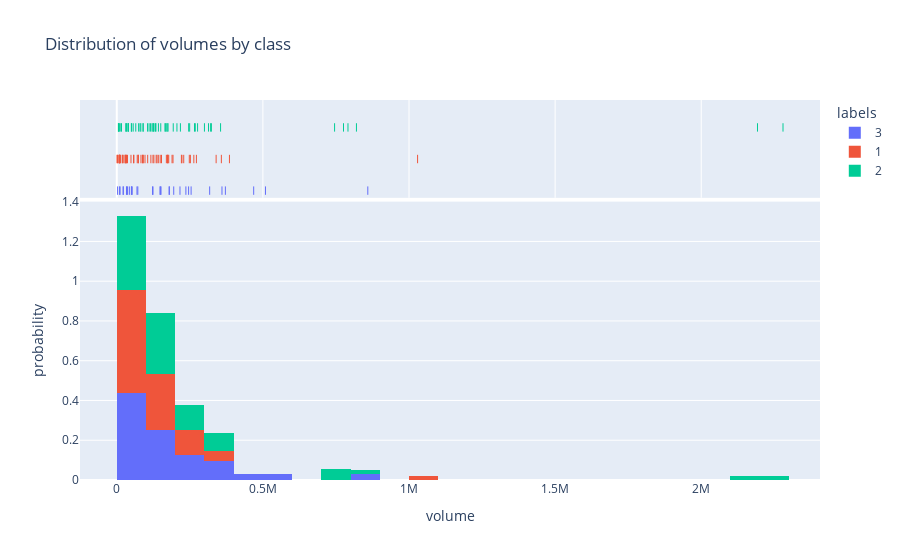

Here is the notebook cell this chart was saved with:
### Code cell
import plotly.express as px

sizes_reshaped = reshape_list_of_tensors(sizes)
df = pd.DataFrame(
    {
        "volume": sizes_reshaped[:, 0] * sizes_reshaped[:, 1] * sizes_reshaped[:, 2],
        "labels": labels_reshaped[:, 0],
    }
)
# Create the distribution plot using Plotly Express
fig = px.histogram(
    df,
    x="volume",
    color="labels",
    marginal="rug",
    histnorm="probability",
    title="Distribution of volumes by class",
)

# Show the plot
fig.show()
fig.write_html("sizes_distribuition.html")
# plot_3d_density(centers, labels)

### Figure 1 — Plotly figure (JSON) as saved in the notebook; plotly's stock layout.template omitted (floating-point values rounded to 4 significant figures)
{"data": [{"alignmentgroup": "True", "bingroup": "x", "histnorm": "probability", "hovertemplate": "labels=3<br>volume=%{x}<br>probability=%{y}<extra></extra>", "legendgroup": "3", "marker": {"color": "#636efa", "pattern": {"shape": ""}}, "name": "3", "offsetgroup": "3", "orientation": "v", "showlegend": true, "x": [151470, 508896, 149234, 122388, 468520, 2772, 21780, 34496, 360000, 180000, 50000, 148050, 37050, 33264, 72072, 245760, 43200, 11362, 179265, 194880, 254448, 371664, 50688, 52800, 236544, 124020, 9240, 22475, 216315, 69120, 317915, 859050], "xaxis": "x", "yaxis": "y", "type": "histogram"}, {"alignmentgroup": "True", "boxpoints": "all", "fillcolor": "rgba(255,255,255,0)", "hoveron": "points", "hovertemplate": "labels=3<br>volume=%{x}<extra></extra>", "jitter": 0, "legendgroup": "3", "line": {"color": "rgba(255,255,255,0)"}, "marker": {"color": "#636efa", "symbol": "line-ns-open"}, "name": "3", "offsetgroup": "3", "showlegend": false, "x": [151470, 508896, 149234, 122388, 468520, 2772, 21780, 34496, 360000, 180000, 50000, 148050, 37050, 33264, 72072, 245760, 43200, 11362, 179265, 194880, 254448, 371664, 50688, 52800, 236544, 124020, 9240, 22475, 216315, 69120, 317915, 859050], "xaxis": "x2", "yaxis": "y2", "type": "box"}, {"alignmentgroup": "True", "bingroup": "x", "histnorm": "probability", "hovertemplate": "labels=1<br>volume=%{x}<br>probability=%{y}<extra></extra>", "legendgroup": "1", "marker": {"color": "#EF553B", "pattern": {"shape": ""}}, "name": "1", "offsetgroup": "1", "orientation": "v", "showlegend": true, "x": [9504, 134784, 96600, 5054, 385560, 28860, 340032, 13050, 153076, 105800, 189222, 70004, 90528, 116688, 9450, 175392, 123930, 357911, 10200, 800, 192456, 9025, 223077, 177815, 148614, 10500, 263736, 2688, 89817, 36704, 33264, 251940, 24192, 88000, 173195, 173600, 31680, 229152, 142272, 18810, 1029420, 19950, 73408, 221184, 57330, 127041, 31416, 29295, 272580, 137700, 48640, 82861, 58695, 169740, 248200, 74025], "xaxis": "x", "yaxis": "y", "type": "histogram"}, {"alignmentgroup": "True", "boxpoints": "all", "fillcolor": "rgba(255,255,255,0)", "hoveron": "points", "hovertemplate": "labels=1<br>volume=%{x}<extra></extra>", "jitter": 0, "legendgroup": "1", "line": {"color": "rgba(255,255,255,0)"}, "marker": {"color": "#EF553B", "symbol": "line-ns-open"}, "name": "1", "offsetgroup": "1", "showlegend": false, "x": [9504, 134784, 96600, 5054, 385560, 28860, 340032, 13050, 153076, 105800, 189222, 70004, 90528, 116688, 9450, 175392, 123930, 357911, 10200, 800, 192456, 9025, 223077, 177815, 148614, 10500, 263736, 2688, 89817, 36704, 33264, 251940, 24192, 88000, 173195, 173600, 31680, 229152, 142272, 18810, 1029420, 19950, 73408, 221184, 57330, 127041, 31416, 29295, 272580, 137700, 48640, 82861, 58695, 169740, 248200, 74025], "xaxis": "x2", "yaxis": "y2", "type": "box"}, {"alignmentgroup": "True", "bingroup": "x", "histnorm": "probability", "hovertemplate": "labels=2<br>volume=%{x}<br>probability=%{y}<extra></extra>", "legendgroup": "2", "marker": {"color": "#00cc96", "pattern": {"shape": ""}}, "name": "2", "offsetgroup": "2", "orientation": "v", "showlegend": true, "x": [82369, 110544, 89760, 2192520, 13800, 268686, 105300, 125840, 321198, 323748, 820155, 16200, 205920, 172032, 79560, 31360, 791210, 165120, 276556, 56202, 65016, 166320, 127368, 38874, 134064, 49856, 175560, 50778, 2279817, 217800, 150528, 39468, 74777, 5586, 132440, 115290, 355200, 39270, 31616, 775884, 33696, 193256, 120600, 745380, 171654, 300000, 6460, 246015, 123750, 90552, 313962, 7182, 8820, 249480, 142560, 265980], "xaxis": "x", "yaxis": "y", "type": "histogram"}, {"alignmentgroup": "True", "boxpoints": "all", "fillcolor": "rgba(255,255,255,0)", "hoveron": "points", "hovertemplate": "labels=2<br>volume=%{x}<extra></extra>", "jitter": 0, "legendgroup": "2", "line": {"color": "rgba(255,255,255,0)"}, "marker": {"color": "#00cc96", "symbol": "line-ns-open"}, "name": "2", "offsetgroup": "2", "showlegend": false, "x": [82369, 110544, 89760, 2192520, 13800, 268686, 105300, 125840, 321198, 323748, 820155, 16200, 205920, 172032, 79560, 31360, 791210, 165120, 276556, 56202, 65016, 166320, 127368, 38874, 134064, 49856, 175560, 50778, 2279817, 217800, 150528, 39468, 74777, 5586, 132440, 115290, 355200, 39270, 31616, 775884, 33696, 193256, 120600, 745380, 171654, 300000, 6460, 246015, 123750, 90552, 313962, 7182, 8820, 249480, 142560, 265980], "xaxis": "x2", "yaxis": "y2", "type": "box"}], "layout": {"xaxis": {"anchor": "y", "domain": [0.0, 1.0], "title": {"text": "volume"}}, "yaxis": {"anchor": "x", "domain": [0.0, 0.7326], "title": {"text": "probability"}}, "xaxis2": {"anchor": "y2", "domain": [0.0, 1.0], "matches": "x", "showticklabels": false, "showgrid": true}, "yaxis2": {"anchor": "x2", "domain": [0.7426, 1.0], "matches": "y2", "showticklabels": false, "showline": false, "ticks": "", "showgrid": false}, "legend": {"title": {"text": "labels"}, "tracegroupgap": 0}, "title": {"text": "Distribution of volumes by class"}, "barmode": "relative"}}
